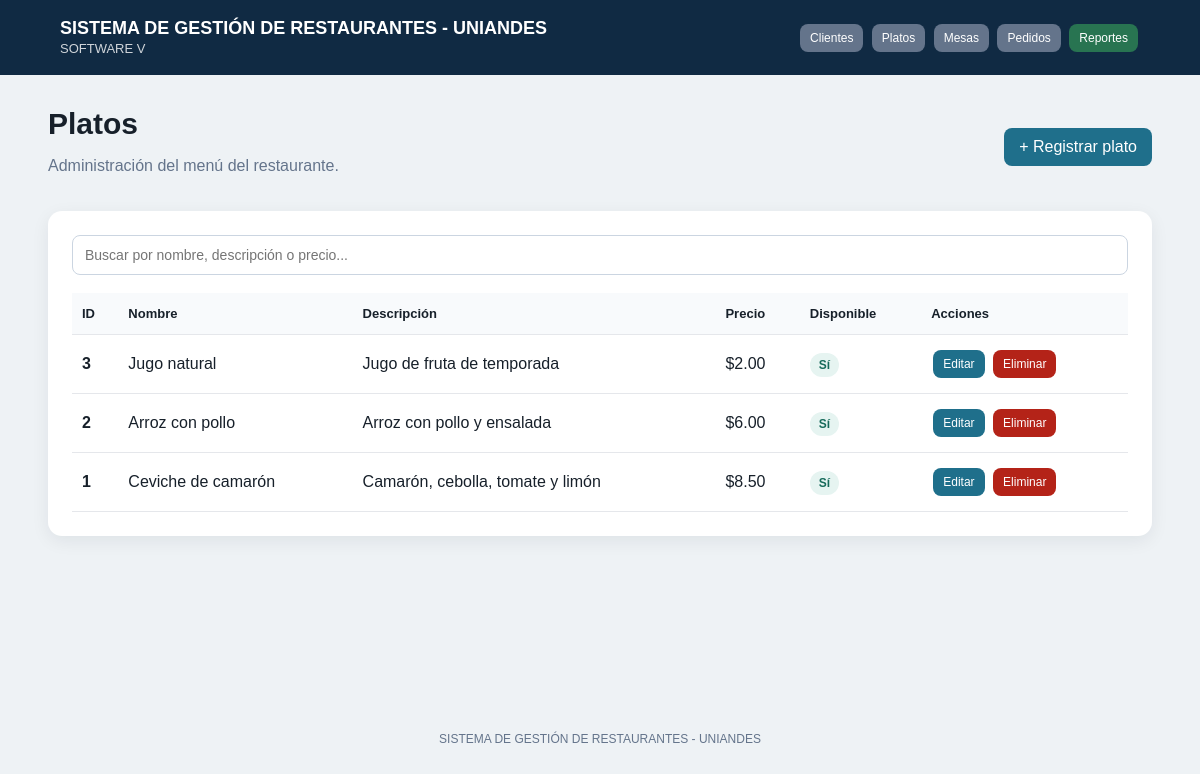
The app's page /index.php?controller=plato with its own data.
### tables this page shows
CREATE TABLE platos (
    id INT AUTO_INCREMENT PRIMARY KEY,
    nombre VARCHAR(100) NOT NULL UNIQUE,
    descripcion VARCHAR(255) NULL,
    precio DECIMAL(10,2) NOT NULL,
    disponible TINYINT(1) NOT NULL DEFAULT 1,
    creado_en TIMESTAMP DEFAULT CURRENT_TIMESTAMP
);

### app/core/Controller.php (called while the page is built, shortened)
<?php
class Controller {
    protected function view(string $view, array $data = []): void {
        extract($data);
        require __DIR__ . '/../views/' . $view . '.php';
    }
}

### app/controllers/PlatoController.php (called while the page is built, shortened)
<?php
require_once __DIR__ . '/../core/Controller.php';
require_once __DIR__ . '/../models/Plato.php';
class PlatoController extends Controller {
    public function index(): void {
        $platos = (new Plato())->all();
        $this->view('platos/index', compact('platos'));
    }
}

### app/core/Router.php (called while the page is built, shortened)
<?php
class Router {
    public function dispatch(): void {
        $action = $_GET['action'] ?? 'index';
        $controller = new $className();
        $controller->$action();
    }
}

### index.php (called while the page is built)
<?php
require_once __DIR__ . '/app/core/Router.php';
$router = new Router();
$router->dispatch();

### config/database.php (called while the page is built)
<?php
class Database {
    private string $host = 'localhost';
    private string $db = 'restaurante';
    private string $user = 'root';
    private string $pass = '';
    private ?PDO $conn = null;
    public function getConnection(): PDO {
        if ($this->conn === null) {
            $dsn = "mysql:host={$this->host};dbname={$this->db};charset=utf8mb4";
            $this->conn = new PDO($dsn, $this->user, $this->pass, [
                PDO::ATTR_ERRMODE => PDO::ERRMODE_EXCEPTION,
                PDO::ATTR_DEFAULT_FETCH_MODE => PDO::FETCH_ASSOC,
                PDO::ATTR_EMULATE_PREPARES => false
            ]);
        }
        return $this->conn;
    }
}

### app/models/Plato.php (called while the page is built, shortened)
<?php
require_once __DIR__ . '/../../config/database.php';
class Plato {
    private PDO $db;
    public function __construct() {
        $this->db = (new Database())->getConnection();
    }
    public function all(): array {
        return $this->db->query("SELECT * FROM platos ORDER BY id DESC")->fetchAll();
    }
}

### app/views/platos/index.php (the view, shortened to what this page needs)
<?php require __DIR__ . '/../layout/header.php'; ?>
<div class="hero">
    <div>
        <h1>Platos</h1>
        <p>Administración del menú del restaurante.</p>
    </div>
    <a href="index.php?controller=plato&action=crear" class="btn">+ Registrar plato</a>
</div>
<div class="card">
    <div class="search"><input id="buscar" type="text" placeholder="Buscar por nombre, descripción o precio..."></div>
    <div class="table-wrap">
        <table id="tablaDatos">
            <thead><tr><th>ID</th><th>Nombre</th><th>Descripción</th><th>Precio</th><th>Disponible</th><th>Acciones</th></tr></thead>
            <tbody>
            <?php foreach ($platos as $plato): ?>
                <tr>
                    <td><b><?= $plato['id'] ?></b></td>
                    <td><?= htmlspecialchars($plato['nombre']) ?></td>
                    <td><?= htmlspecialchars($plato['descripcion']) ?></td>
                    <td>$<?= number_format($plato['precio'], 2) ?></td>
                    <td><span class="badge"><?= $plato['disponible'] ? 'Sí' : 'No' ?></span></td>
                    <td>
                        <a class="btn small" href="index.php?controller=plato&action=editar&id=<?= $plato['id'] ?>">Editar</a>
                        <a class="btn small danger" onclick="return confirm('¿Eliminar este plato?')" href="index.php?controller=plato&action=eliminar&id=<?= $plato['id'] ?>">Eliminar</a>
                    </td>
                </tr>
            <?php endforeach; ?>
            </tbody>
        </table>
    </div>
</div>
<?php require __DIR__ . '/../layout/footer.php'; ?>

### public/css/app.css (style rules this page uses)
* { box-sizing: border-box; }
body { margin: 0; font-family: Arial, Helvetica, sans-serif; background: #eef2f5; color: #17202a; }
.hero { display: flex; justify-content: space-between; align-items: center; gap: 20px; margin-bottom: 20px; }
.hero h1 { margin: 4px 0; font-size: 30px; }
.hero p { color: #64748b; }
.card { background: #fff; border-radius: 14px; padding: 24px; box-shadow: 0 5px 18px rgba(15,23,42,.07); margin-bottom: 20px; }
.table-wrap { overflow-x: auto; }
table { width: 100%; border-collapse: collapse; }
th, td { padding: 13px 10px; border-bottom: 1px solid #e5e7eb; text-align: left; }
th { background: #f8fafc; font-size: 13px; }
.btn { display: inline-block; border: 0; border-radius: 8px; padding: 10px 15px; background: #1f6f8b; color: white; text-decoration: none; cursor: pointer; }
.btn.danger { background: #b42318; }
.btn.small { padding: 7px 10px; font-size: 12px; margin: 2px; }
.badge { background: #e6f4f1; color: #176b5b; padding: 5px 9px; border-radius: 999px; font-size: 12px; font-weight: bold; }
.search input, input, select, textarea { width: 100%; padding: 11px 12px; border: 1px solid #cbd5e1; border-radius: 8px; font-size: 14px; background: white; }
.search { margin-bottom: 18px; }

### records on screen
platos: id "3", nombre "Jugo natural", descripcion "Jugo de fruta de temporada", precio "2.00", disponible "Sí"
platos: id "2", nombre "Arroz con pollo", descripcion "Arroz con pollo y ensalada", precio "6.00", disponible "Sí"
platos: id "1", nombre "Ceviche de camarón", descripcion "Camarón, cebolla, tomate y limón", precio "8.50", disponible "Sí"
